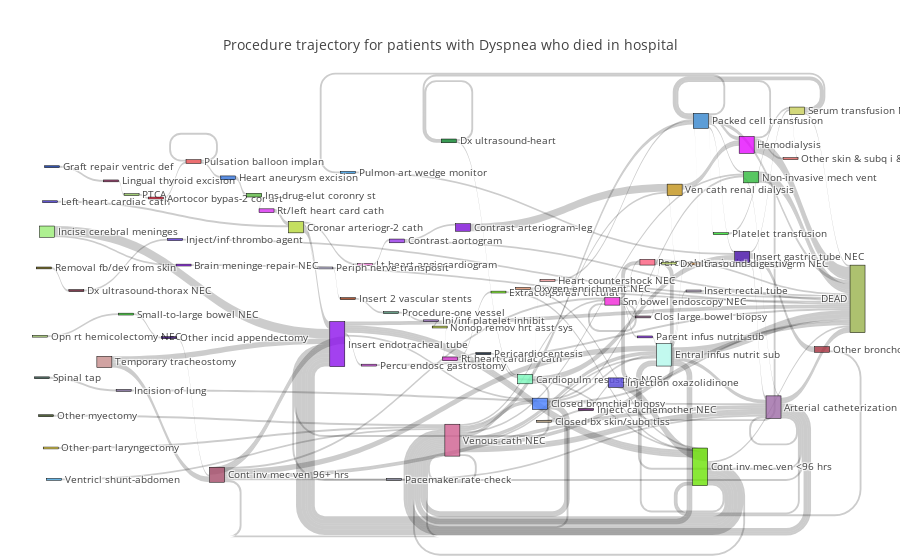

The cell this chart's notebook holds for it:
### Code cell
import plotly.graph_objs as go

fig = go.FigureWidget(data=[go.Sankey(
    node = dict(
      pad = 15,
      thickness = 15,
      line = dict(color = "black", width = 0.5),
      label = labels,
      color = colors
    ),
    link = dict(
      source = sources, # indices correspond to labels, eg A1, A2, A2, B1, ...
      target = targets,
      value = values
  ))])
                      
fig.layout.update(title_text="Procedure trajectory for patients with Dyspnea who died in hospital", font_size=10)
fig.show()

### Figure 1 — Plotly figure (JSON) as saved in the notebook; plotly's stock layout.template omitted (floating-point values rounded to 4 significant figures; data arrays with more than 128 entries replaced by an {"elided": "..."} marker saying what was removed)
{"data": [{"link": {"source": {"elided": "212 int values"}, "target": {"elided": "211 int values"}, "value": {"elided": "163 int values"}}, "node": {"color": {"elided": "309 str values"}, "label": {"elided": "309 str values"}, "line": {"color": "black", "width": 0.5}, "pad": 15, "thickness": 15, "x": [0.2521, 0.3852, 0.2918, 0.5032, 0.3477, 0.1854, 0.7194, 0.7608, 0.7894, 0.6213, 0.5002, 0.838, 0.9372, 0.5655, 0.4984, -0.0404, 0.04194, 0.06971, 0.4203, 0.5451, 0.362, 0.5175, 0.4283, 0.907, 0.839, -0.04893, -0.004952, 0.1285, -0.05148, 0.05899, 0.1026, 0.4745, 0.1534, 0.4861, 0.9692, 1.003, 0.6838, 0.8659, 0.5989, 0.7668, 0.2354, 0.6318, 0.8036, 0.9009, 0.9602, -0.04466, 0.3315, 0.3618, 0.4246, 0.3908, -0.05404, 0.0624, 0.12, 0.7634, 0.8291, 0.8949, -0.04594, 0.03291, 0.6015, -0.03955, 0.7242, 0.14, 0.6272, 0.8291, 0.7963, -0.03784, 0.1999, -0.03529, 1.051], "y": [0.2913, 0.4327, 0.3348, 0.8952, 0.6423, 0.9861, 0.5299, 0.5709, 0.6705, 0.7994, 0.6811, 0.9653, 0.8083, 0.5055, 0.1076, 0.2677, 0.2129, 0.2491, 0.5596, 0.6674, 0.1906, 0.3355, 0.3708, 0.2032, 0.05486, 0.442, 0.5015, 0.3674, 0.731, 0.7644, 0.2579, 0.581, 0.162, 0.5975, 0.02842, 0.6565, 0.8146, 0.3517, 0.4956, 0.427, 0.2504, 0.4747, 0.2362, 0.1182, 0.1542, 0.3465, 0.442, 0.5227, 0.9983, 0.6977, 0.6216, 0.5634, 0.6254, 0.6235, 0.4312, 0.4127, 0.8308, 0.6893, 0.7345, 0.9158, 0.7437, 0.4344, 0.8455, 0.5025, 0.4294, 0.1755, 0.2048, 0.9983, 0.5234]}, "type": "sankey", "uid": "b8db3fd7-e6dc-41b9-a53b-19c19f9a87f3"}], "layout": {"autosize": true, "font": {"size": 10}, "title": {"text": "Procedure trajectory for patients with Dyspnea who died in hospital"}}}
